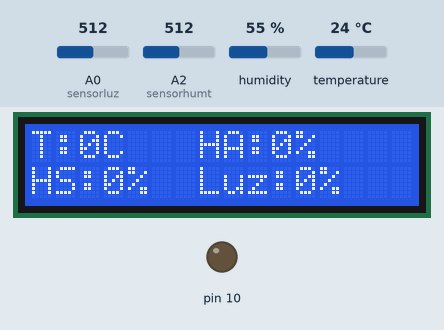
Recording of a sketch running on a simulated Arduino Uno, built with avr-gcc and run on an emulated ATmega328P. Parts: 16×2 character LCD, output pins drawn as LEDs (lit = HIGH). The inputs (shaded band) are chosen by the test bench; at power-on: A0 (sensorluz) = 512, A2 (sensorhumt) = 512, humidity 55 %, temperature 24 °C. The local clock reads 2024-03-15 10:24:30 at power-on unless the sketch sets it; storage starts empty; what the sketch prints to the serial monitor is not drawn.

Above: at 3.1 s.
At 18.1 s:
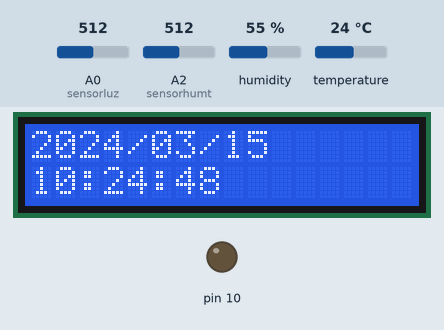
At 30.1 s:
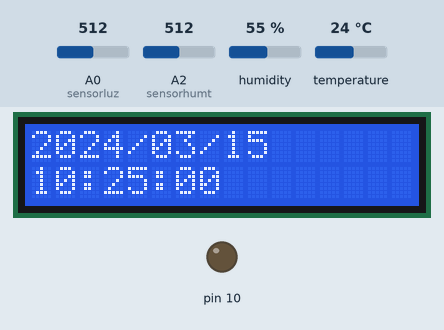
At 60.1 s:
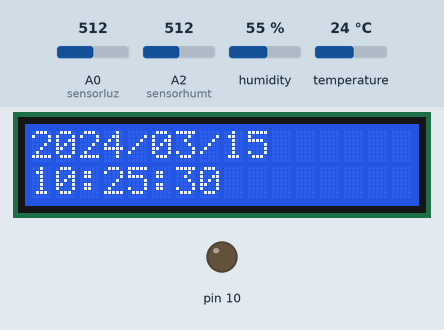
At 90.1 s:
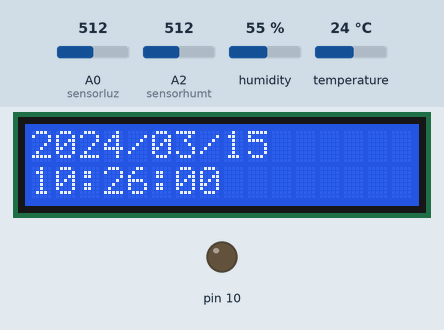
At 120.1 s:
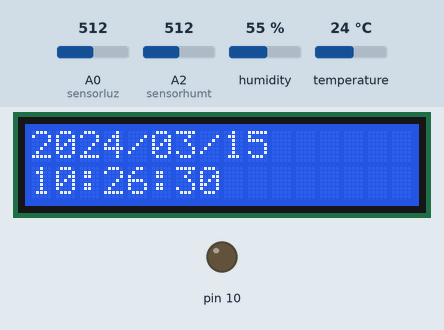

The sketch:

Estacion_Ambiental.ino
```cpp
// ESTACIÓN AMBIENTAL V2
#include <Wire.h>
#include <LiquidCrystal_I2C.h>
#include <DHT.h>
#include <RtcDS1302.h>
#include <SD.h>
#include <SPI.h>

#include <SoftwareSerial.h>

#define DHTPIN 6
#define DHTTYPE DHT11
DHT dht(DHTPIN, DHTTYPE);

int t = 0;
int h = 0;
int porcentajeluz = 0;
int porcentajehumedadt = 0;
int estadopantalla = 0;

char tiempoBuffer[20];
char nombreArchivo[13];
File myFile;

const int sensorluz = A0;
const int sensorhumt = A2;

unsigned long tiempoanteriorpantalla = 0;
const unsigned long tiempopantalla = 3000;

unsigned long tiempoanteriorrtc = 0;
const unsigned long tiemportc = 3000;

unsigned long tiempoanteriorarchivo = 0;
const unsigned long tiempoarchivo = 60000;

LiquidCrystal_I2C lcd(0x26, 16, 2);

ThreeWire myWire(4, 5, 2); // IO, SCLK, CE
RtcDS1302<ThreeWire> Rtc(myWire);
RtcDateTime ahoraAnterior;

SoftwareSerial BT(7, 8); // RX, TX


void abrirArchivoNuevo(RtcDateTime ahora) {
  if (myFile) {
    myFile.close();
  }

  sprintf(nombreArchivo, "%04u%02u%02u.CSV",
          ahora.Year(),
          ahora.Month(),
          ahora.Day());

  myFile = SD.open(nombreArchivo, FILE_WRITE);

  if (!myFile) {
    Serial.print(F("Fallo al abrir archivo: "));
    Serial.println(nombreArchivo);

    // Recuperación del bus SPI y SD
    Serial.println(F("Reiniciando bus SD..."));
    SD.end();
    delay(200);
    if (SD.begin(10)) {
      Serial.println(F("SD re-inicializada correctamente."));
      myFile = SD.open(nombreArchivo, FILE_WRITE);

      if (myFile) {
        Serial.println(F("Archivo reabierto exitosamente tras reiniciar SD."));
      } else {
        Serial.println(F("Fallo al reabrir archivo después de reiniciar SD."));
      }
    } else {
      Serial.println(F("Fallo total: no se pudo re-inicializar SD."));
    }
  } else {
    Serial.print(F("Archivo abierto: "));
    Serial.println(nombreArchivo);
  }
}

void setup() {
  Serial.begin(9600);

  BT.begin(9600);                // agregado: inicializar el HC-05 en modo normal
  BT.println("GORDATO listo "); // mensaje inicial al celular

  lcd.init();
  lcd.backlight();

  dht.begin();

  Rtc.Begin();
  RtcDateTime compiled = RtcDateTime(__DATE__, __TIME__);

  if (!Rtc.IsDateTimeValid()) {
    Rtc.SetDateTime(compiled);
  }

  if (!Rtc.GetIsRunning()) {
    Rtc.SetIsRunning(true);
  }

  if (Rtc.GetIsWriteProtected()) {
    Rtc.SetIsWriteProtected(false);
  }

  Serial.println("Inicializando SD...");
  pinMode(10, OUTPUT);
  if (!SD.begin(10)) {
    Serial.println("Fallo al inicializar SD.");
    while (1);
  }
  Serial.println("Inicialización exitosa.");

  RtcDateTime ahora = Rtc.GetDateTime();
  ahoraAnterior = ahora;
  abrirArchivoNuevo(ahora);
}

void loop() {
  unsigned long tiempoactual = millis();

  // ACTUALIZACIÓN DEL RTC
  if (tiempoactual - tiempoanteriorrtc >= tiemportc) {
    tiempoanteriorrtc = tiempoactual;

    RtcDateTime ahora = Rtc.GetDateTime();

    // Verifica si cambió el día
    if (ahora.Day() != ahoraAnterior.Day() ||
        ahora.Month() != ahoraAnterior.Month() ||
        ahora.Year() != ahoraAnterior.Year()) {
      ahoraAnterior = ahora;
      abrirArchivoNuevo(ahora);
    }

    sprintf(tiempoBuffer,
            "%04u/%02u/%02u %02u:%02u:%02u",
            ahora.Year(),
            ahora.Month(),
            ahora.Day(),
            ahora.Hour(),
            ahora.Minute(),
            ahora.Second());

    Serial.print(F("RTC actualizado en buffer: "));
    Serial.println(tiempoBuffer);
  }

  // MOSTRAR EN LCD
  if (tiempoactual - tiempoanteriorpantalla >= tiempopantalla) {
    tiempoanteriorpantalla = tiempoactual;

    lcd.clear();
    if (estadopantalla == 0) {
      lcd.setCursor(0, 0);
      lcd.print("T:");
      lcd.print(t);
      lcd.print("C");

      lcd.setCursor(7, 0);
      lcd.print("HA:");
      lcd.print(h);
      lcd.print("%");

      lcd.setCursor(0, 1);
      lcd.print("HS:");
      lcd.print(porcentajehumedadt);
      lcd.print("%");

      lcd.setCursor(7, 1);
      lcd.print("Luz:");
      lcd.print(porcentajeluz);
      lcd.print("%");

      estadopantalla = 1;
    } else {
      lcd.setCursor(0, 0);
      for (int i = 0; i < 10; i++) {
        lcd.print(tiempoBuffer[i]);
      }
      lcd.setCursor(0, 1);
      lcd.print(&tiempoBuffer[11]);
      estadopantalla = 0;
    }
  }

  // LECTURA Y ESCRITURA CADA 1 MINUTO (60,000 ms)
  if (tiempoactual - tiempoanteriorarchivo >= tiempoarchivo) {
    tiempoanteriorarchivo = tiempoactual;

    h = dht.readHumidity();
    t = dht.readTemperature();

    int valorluz = analogRead(sensorluz);
    porcentajeluz = map(valorluz, 0, 1023, 0, 100);

    int valorhumedadt = analogRead(sensorhumt);
    porcentajehumedadt = map(valorhumedadt, 600, 1023, 100, 0);

    char cargardatos[80];
    sprintf(cargardatos,
            "%s,%d,%d,%d,%d",
            tiempoBuffer,
            t,
            h,
            porcentajeluz,
            porcentajehumedadt);

    // VERIFICAR ARCHIVO Y REINTENTAR SI FALLA
    if (myFile) {
      myFile.println(cargardatos);
      myFile.flush();
      Serial.print(F("Guardado en SD: "));
      Serial.println(cargardatos);

      BT.println(cargardatos);   // mandar la línea de datos al celular mediante HC-05

    } else {
      Serial.println(F("Archivo no disponible. Reintentando abrir..."));
      abrirArchivoNuevo(Rtc.GetDateTime());

      // Intentar de nuevo tras reabrir
      if (myFile) {
        myFile.println(cargardatos);
        myFile.flush();
        Serial.println(F("Escritura exitosa tras recuperación."));

        BT.println(cargardatos); //también mandamos por BT después de recuperar

      } else {
        Serial.println(F("ERROR: Escritura fallida. No se pudo recuperar SD."));

        BT.println("ERROR_SD"); // aviso de error por BT si ni la SD responde
      }
    }
  }
}

 
```

Measured:
- what the display in image 0 shows lasts 3.0 s, from 3.0 s to 6.0 s
